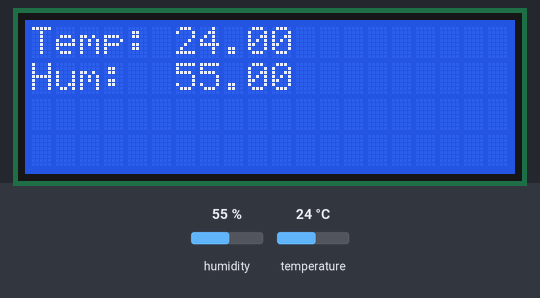
This sketch was run on a simulated Arduino Leonardo, built with avr-gcc and run on an emulated ATmega32U4. Shown: 20×4 character LCD. The inputs (shaded band) are chosen by the test bench; at power-on: humidity 55 %, temperature 24 °C. What the sketch prints to the serial monitor is not drawn.

Above: at 1.7 s.
1.8 s: humidity set to 22 %
At 4.3 s:
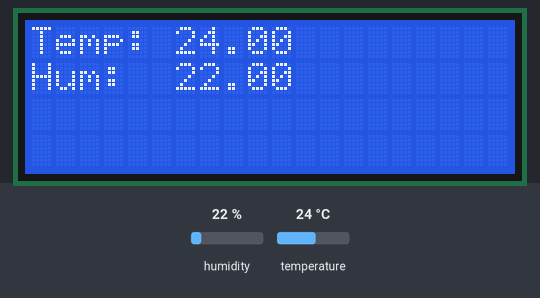
4.7 s: temperature set to 12 °C
At 7.1 s:
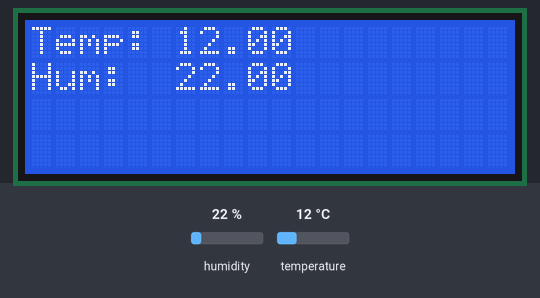
7.8 s: humidity set to 40 %
At 9.9 s:
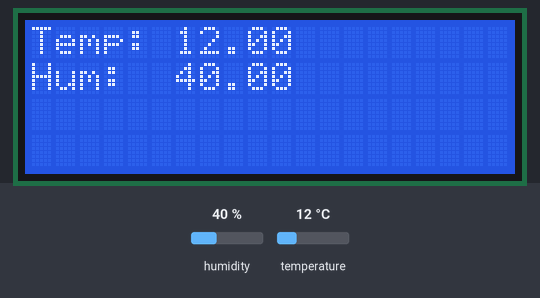
11.0 s: temperature set to 19 °C
Timing chart, 0 to 14.0 s (numbered marks = the images above; inputs shaded):
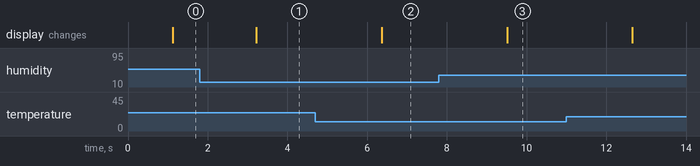

Measured:
- after the input at 1.8 s, the display: changes after 1.4 s (image 1)
- after the input at 4.7 s, the display: changes after 1.7 s (image 2)
- after the input at 7.8 s, the display: changes after 1.7 s (image 3)

The sketch:

estacionMeteorologica.ino
```cpp
#include <DHT11.h>
#include <LiquidCrystal_I2C.h>
int pin=4;
DHT11 dht11(pin);
LiquidCrystal_I2C lcd(0x27,20,4);

void setup()
{
   lcd.init();
   lcd.backlight();
     lcd.setCursor(0,0);
  //lcd.print("Hello, world!");


   Serial.begin(9600);
  while (!Serial) {
      ; // wait for serial port to connect. Needed for Leonardo only
    }
}

void loop()
{


  int err;
  float temp, humi;
  if((err=dht11.read(humi, temp))==0)
  {
    Serial.print("temperature:");
    Serial.print(temp);
    Serial.print(" humidity:");
    Serial.print(humi);
    Serial.println();
  }
  else
  {
    Serial.println();
    Serial.print("Error No :");
    Serial.print(err);
    Serial.println();
  }
  delay(DHT11_RETRY_DELAY); //delay for reread


  lcd.setCursor(0,0);
  lcd.print("Temp: ");
  lcd.setCursor(6,0);
  lcd.print(temp);


  lcd.setCursor(0,1);
  lcd.print("Hum: ");
  lcd.setCursor(6,1);
  lcd.print(humi);
}
```
